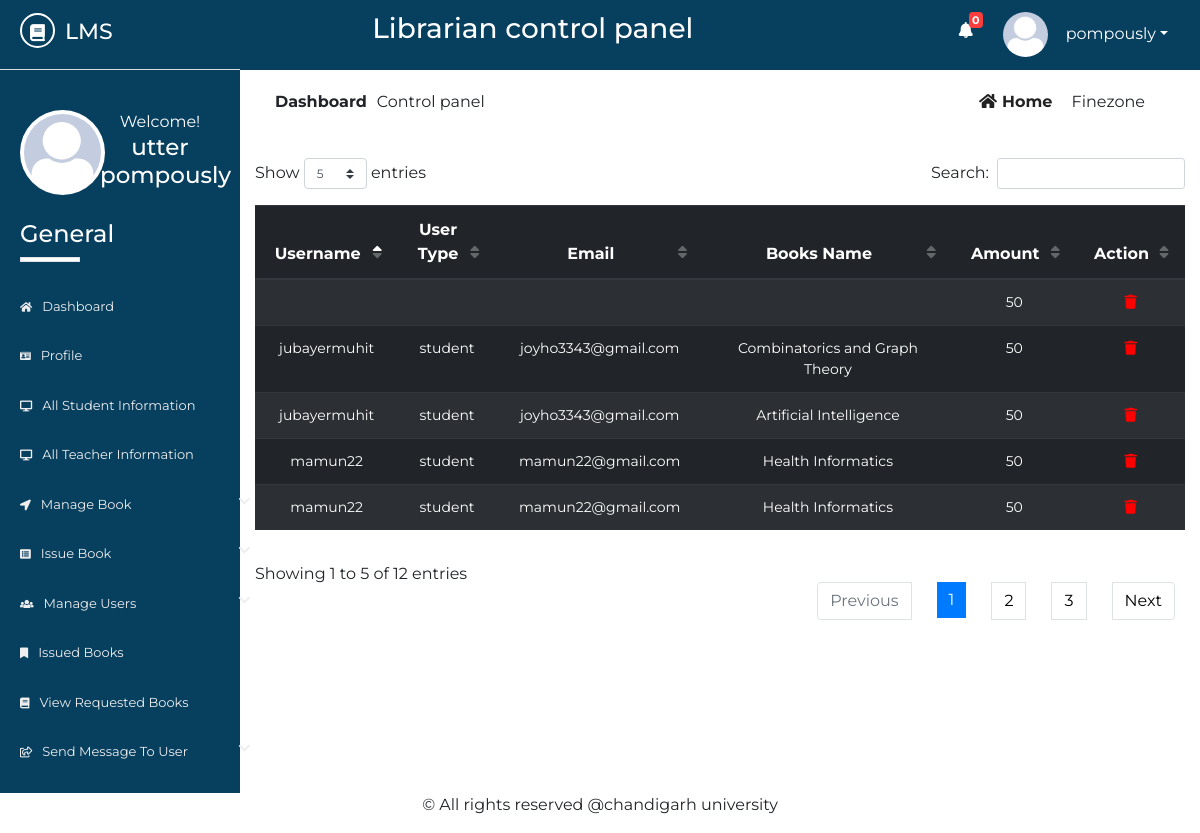
The app's page /Source/librarian/fine.php (signed in) with its own data.
### tables this page shows
CREATE TABLE `lib_registration` (
  `id` int(2) NOT NULL,
  `name` varchar(50) NOT NULL,
  `username` varchar(20) NOT NULL,
  `password` varchar(20) NOT NULL,
  `email` varchar(50) NOT NULL,
  `phone` varchar(20) NOT NULL,
  `address` varchar(100) NOT NULL,
  `photo` varchar(500) NOT NULL,
  `status` varchar(7) NOT NULL
);

CREATE TABLE `finezone` (
  `id` int(10) NOT NULL,
  `username` varchar(50) NOT NULL,
  `utype` varchar(10) NOT NULL,
  `email` varchar(50) NOT NULL,
  `booksname` varchar(50) NOT NULL,
  `fine` varchar(50) NOT NULL
);

### Source/librarian/fine.php (the view, shortened to what this page needs)
       <?php
   include 'inc/header.php';
   include 'inc/connection.php';
?>
<div class="dashboard-content">
	<div class="dashboard-header">
		<div class="container">
			<div class="row">
				<div class="col-md-6">
					<div class="left">
						<p><span>dashboard</span>Control panel</p>
					</div>
				</div>
				<div class="col-md-6">
					<div class="right text-right">
						<a href="dashboard.php"><i class="fas fa-home"></i>home</a>
						<span class="disabled">finezone</span>
					</div>
				</div>
			</div>
			<div class="issued-content">
				<div class="row">
					<div class="col-md-12">
						<div class="rbook-info status">
                                <table id="dtBasicExample" class="table table-striped table-dark text-center">
                                      <thead>
                                           <tr>
                                               <th>Username</th>
                                               <th>User Type</th>
                                               <th>Email</th>
                                               <th>Books Name</th>
                                               <th>Amount</th>
                                               <th>Action</th>
                                           </tr>
                                      </thead>
                                      <tbody>
                                          <?php
                                               $res= mysqli_query($link, "select * from finezone");
                                               while ($row=mysqli_fetch_array($res)) {
                                                   echo "<tr>";
                                                   echo "<td>"; echo $row["username"]; echo "</td>";
                                                   echo "<td>"; echo $row["utype"]; echo "</td>";
                                                   echo "<td>"; echo $row["email"]; echo "</td>";
                                                   echo "<td>"; echo $row["booksname"]; echo "</td>";
                                                   echo "<td>"; echo $row["fine"]; echo "</td>";
												echo "<td>";
												?><a href="delete-fine.php?id=<?php echo $row["id"]; ?> " style="color: red"><i class="fas fa-trash"></i></a><?php
												echo "</td>";
                                                   echo "</tr>";
                                               }
                                            ?>
                                      </tbody>
                                </table>
						</div>
					</div>
				</div>
			</div>
		</div>
	</div>
</div>
<?php
include 'inc/footer.php';
?>

### Source/librarian/inc/header.php (shortened to what this page needs)
<?php
    include 'inc/connection.php';
    $res = mysqli_query($link,"select * from request_books where read1='no'");
    $not= mysqli_num_rows($res);
 ?>
<!DOCTYPE html>
<html lang="en">
<head>
	<link rel="stylesheet" href="inc/css/bootstrap.min.css">
	<link rel="stylesheet" href="inc/css/bootstrap-select.min.css">
	<link rel="stylesheet" href="inc/css/fontawesome-all.min.css">
	<link rel="stylesheet" href="inc/css/datatables.min.css">
	<link rel="stylesheet" href="inc/css/pro1.css">
</head>
<body>
	<div class="main-content">
		<div class="wrapper">
			<div class="left-sidebar">
				<div class="p-title">
                    <h3><a href=""><i class="fas fa-book"></i><span>lms</span></a></h3>
				</div>
				<div class="profile">
					<div class="profile-pic">
                        <?php
                            $res = mysqli_query($link, "select * from lib_registration where username='".$_SESSION['username']."'");
                            while ($row = mysqli_fetch_array($res)){
                                ?><img src="<?php echo $row["photo"]; ?> " height="" width="" alt="something wrong" class="rounded-circle"></a> <?php
                            }
                        ?>
					</div>
					<div class="profile-info text-center">
						<span>Welcome!</span>
						<h2>
              <?php
                $res = mysqli_query($link, "select * from lib_registration where username='".$_SESSION['username']."'");
                while ($row = mysqli_fetch_array($res)){
                  $name  =  $row["name"];
                  echo $name;
                }
              ?>
            </h2>
					</div>
				</div>
				<div class="sidebar-menu">
					<h3>General</h3>
					<div class="border"></div>
	                <ul>
	                    <li class="menu <?php if($page=='home'){ echo 'active';} ?>">
      						<a href="dashboard.php"><i class="fas fa-home"></i>Dashboard</a>
    					</li>
    					  <li class="menu <?php if($page=='profile'){ echo 'active';} ?>">
      						<a href="profile.php"><i class="fas fa-id-card"></i>profile</a>
    					</li>
	                    <li class="menu <?php if($page=='sinfo'){ echo 'active';} ?>">
      						<a href="all-student-info.php"><i class="fas fa-desktop"></i>all student information</a>
    					</li>
    					<li class="menu <?php if($page=='tinfo'){ echo 'active';} ?>">
      						<a href="all-teacher-info.php"><i class="fas fa-desktop"></i>all teacher information</a>
    					</li>
    					<li class="menu menu-toggle2">
      						<a href="#"><i class="fas fa-location-arrow"></i>manage book <span class="fa fa-chevron-down"></span></a>
    					</li>
	                   <li class="menu menu-toggle1">
      						<a href="#"><i class="fas fa-list-alt"></i>issue book <span class="fa fa-chevron-down"></span></a>
    					</li>
    					<li class="menu menu-toggle3">
      						<a href="#"><i class="fas fa-users"></i>manage users <span class="fa fa-chevron-down"></span></a>
    					</li>
    					 <li class="menu <?php if($page=='ibook'){ echo 'active';} ?>">
      						<a href="issued-books.php"><i class="fas fa-bookmark"></i>issued books</a>
    					</li>
    					<li class="menu <?php if($page=='rbook'){ echo 'active';} ?>">
      						<a href="requested-books.php"><i class="fas fa-book"></i>view requested books</a>
    					</li>
    					<li class="menu menu-toggle4">
      						<a href="#"><i class="far fa-share-square"></i>send message to user <span class="fa fa-chevron-down"></span></a>
    					</li>
    				</ul>
				</div>
			</div>
			<div class="content">
				<div class="inner">
					<div class="heading text-center">
						<h3>Librarian control panel</h3>
					</div>
					<div class="header-profile text-right">
						<ul>
                            <li class="icon">
                                <a href="requested-books.php" ><i class="fas fa-bell"></i></a>
                                <span class="count" onclick="window.location='requested-books.php'"><b><?php echo $not; ?></b></span>
                            </li>
							<li class="dropdown">
                                <?php
                                     $res = mysqli_query($link, "select * from lib_registration where username='".$_SESSION['username']."'");
                                     while ($row = mysqli_fetch_array($res)){
                                         ?><a href="" class="dropdown-toggle" data-toggle="dropdown"><img src="<?php echo $row["photo"]; ?>" alt=""><span><?php echo $_SESSION["username"]; ?></span></a> <?php
                                     }
                                ?>
							</li>
						</ul>
					</div>
				</div>

### Source/librarian/inc/css/pro1.css (style rules this page uses)
* { margin: 0; padding: 0; }
body { font-family: 'Montserrat', sans-serif; }
.border { width: 60px; height: 5px; background: #fff; }
.main-content { width: 100%; height: auto; overflow: hidden; }
.main-content .left-sidebar { width: 20%; height: auto; background: #073f5f; float: left; }
.main-content .left-sidebar .p-title { width: 100%; padding: 13px; padding-left: 20px; background: #073f5f; border-bottom: 1px solid #ddd; }
.main-content .p-title a { text-decoration: none; color: #fff; font-size: 22px; text-transform: uppercase; }
.main-content .p-title a i { width: 35px; height: 35px; line-height: 35px; text-align: center; font-size: 17px; border-radius: 50%; border: 2px solid #fff; }
.main-content .p-title a span { margin-left: 10px; }
.main-content .left-sidebar .profile { width: 100%; padding: 20px; margin-top: 0; padding-top: 0; }
.main-content .left-sidebar .profile .profile-pic { width: 40%; float: left; }
.main-content .left-sidebar .profile img { width: 85px; height: 85px; position: inherit; padding: 4px; background: #fff; overflow: hidden; }
.main-content .left-sidebar .profile .profile-info { width: 60%; float: left; color: #fff; }
.main-content .left-sidebar .profile .profile-info h2 { font-size: 23px; }
.sidebar-menu { color: #fff; width: 100%; padding-top: 60px; padding-left: 0; }
.sidebar-menu h3 { margin-left: 20px; font-size: 24px; }
.sidebar-menu .border { margin-left: 20px; margin-bottom: 20px; }
.sidebar-menu ul li a { text-decoration: none; color: #eee; width: 270px; padding: 15px 20px; font-size: 13px; display: block; text-transform: capitalize; transition: all .5s ease; }
.sidebar-menu ul { padding-left: 0; }
.sidebar-menu ul li a i { margin-right: 10px; font-size: smaller; }
.sidebar-menu ul li a span { float: right; }
.content { width: 80%; height: auto; float: right; }
.content .inner { width: 100%; height: 70px; background: #073f5f; padding: 12px; }
.content .inner .heading { width: 60%; float: left; color: #fff; }
.content .inner .header-profile { width: calc(40%-20px); float: right; margin-right: 20px; position: relative; }
.content .inner .header-profile .icon i { margin-right: 30px; font-size: 16px; margin-top: 10px; }
.header-profile .dropdown span { color: #fff; margin-left: 10px; }
.header-profile .icon span { color: #fff; position: absolute; left: 10px; top: 0; font-size: 11px; width: 14px; height: 16px; line-height: 16px; text-align: center; border-radius: 4px; background: #FA3E3E; }
.header-profile ul li { list-style: none; float: left; }
.header-profile ul li i { color: #fff; }
.header-profile img { width: 40px; height: 40px; border-radius: 50%; margin-right: 8px; }
.dropdown a { text-decoration: none; color: #fff; }
.dropdown img { width: 45px; height: 45px; border-radius: 50%; }
.dashboard-header .left { padding: 20px; }
.dashboard-header .left p span { text-transform: capitalize; margin-right: 10px; font-weight: bold; }
.dashboard-header .right { padding: 20px; margin-right: 20px; }
.dashboard-header .right a { text-transform: capitalize; text-decoration: none; color: #222; margin-right: 15px; font-weight: bold; }
.dashboard-header .right a i { margin-right: 5px; }
.dashboard-header .right span { text-transform: capitalize; }
.rbook-info tbody { font-size: 14px; }
.rbook-info a { text-decoration: none; color: #fff; }

### records on screen
lib_registration: photo (picture), name "utter pompously"
finezone: username "jubayermuhit", utype "student", email "joyho3343@gmail.com", booksname "Combinatorics and Graph Theory", fine "50"
finezone: username "mamun22", utype "student", email "mamun22@gmail.com", booksname "Health Informatics", fine "50"
finezone: username "mamun22", utype "student", email "mamun22@gmail.com", booksname "Health Informatics", fine "50"
finezone: username "jubayermuhit", utype "student", email "joyho3343@gmail.com", booksname "Artificial Intelligence", fine "50"
finezone: fine "50"

### other values on screen
$not "0"
